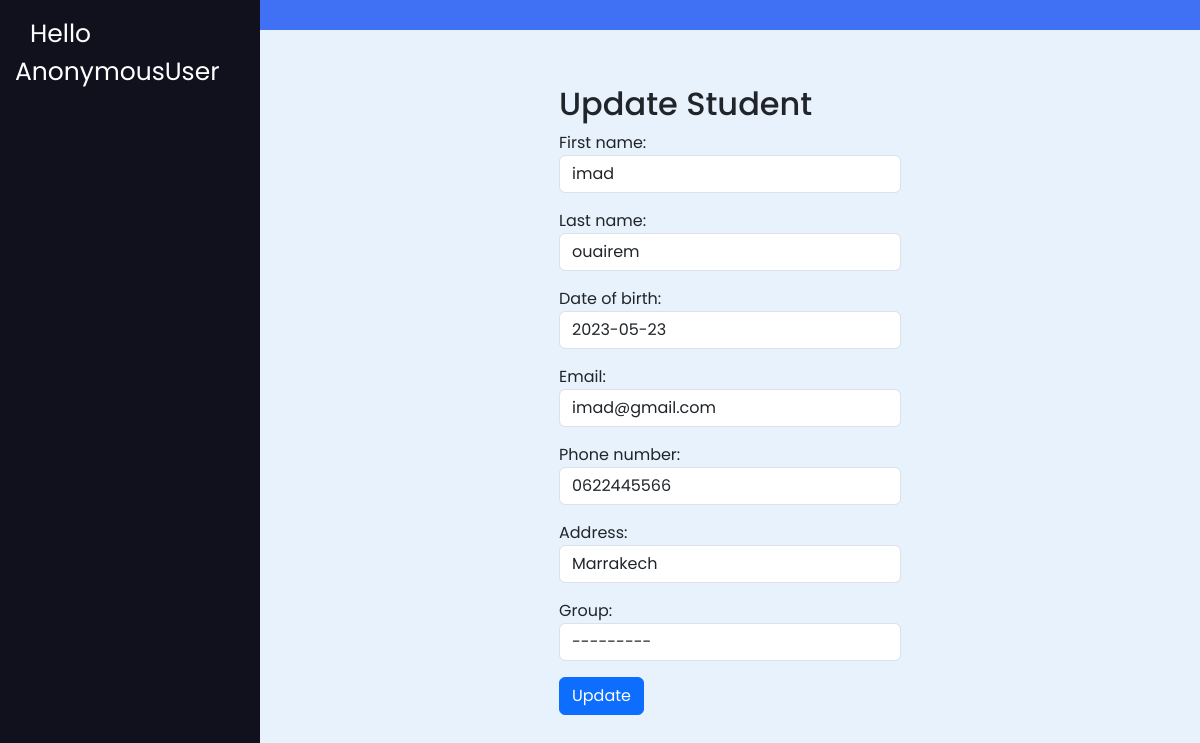
Page /update_student/1 on the earlier database version.
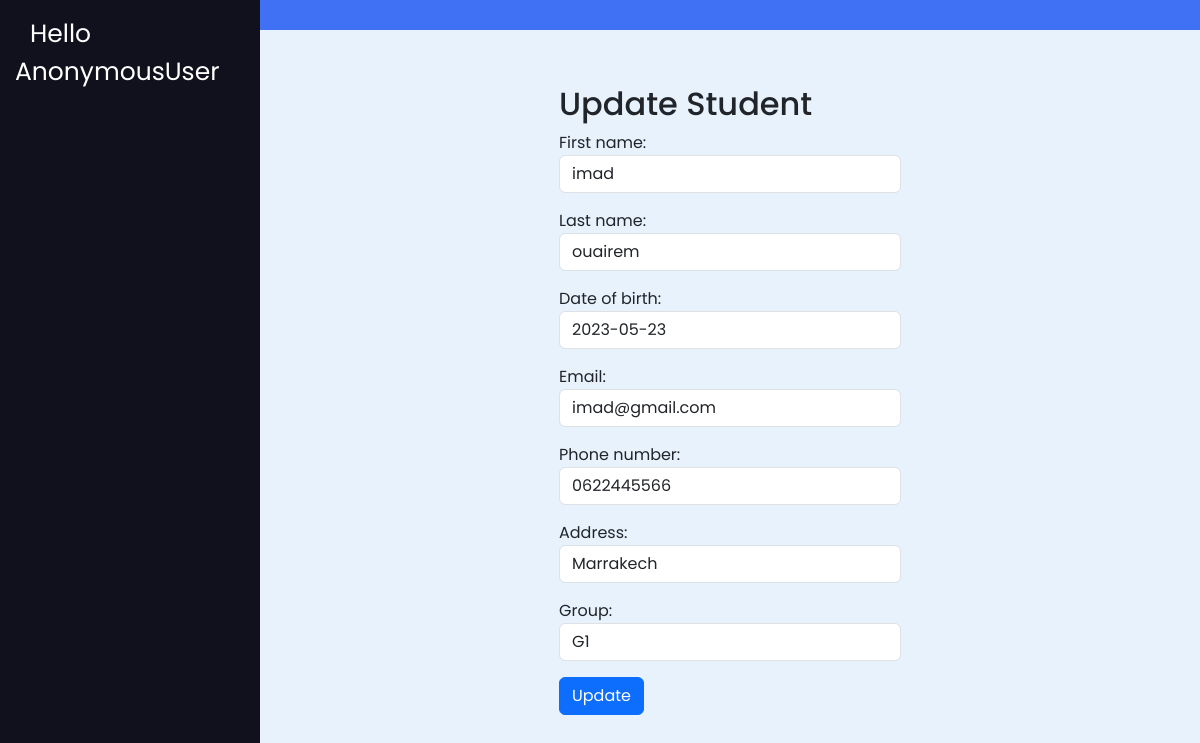
Same page on the later database version.
### exam_app/models.py (models this page shows, shortened)
class Student(models.Model):
    first_name = models.CharField(max_length=100)
    last_name = models.CharField(max_length=100)
    date_of_birth = models.DateField()
    email = models.EmailField()
    phone_number = models.CharField(max_length=20)
    address = models.CharField(max_length=255)
    group = models.ForeignKey(Group, on_delete=models.CASCADE, null=True)

### exam_app/views.py (the view)
# urls.py: path('update_student/<int:id>', updateStudentView, name="update_student"),
def updateStudentView(request, id):
    student = get_object_or_404(Student, id=id)
    if request.method == "POST":
        form = UpdateStudentForm(request.POST, instance=student)
        if form.is_valid():
            form.save()
            return redirect("list_students")
    else:
        form = UpdateStudentForm(instance=student)
    return render(request, "update_student.html", {"form": form})

### exam_app/forms.py
class UpdateStudentForm(forms.ModelForm):
    class Meta:
        model = Student
        fields = ['first_name', 'last_name', 'date_of_birth', 'email', 'phone_number', 'address', 'group']
    def __init__(self, *args, **kwargs):
        super().__init__(*args, **kwargs)
        for visible in self.visible_fields():
            visible.field.widget.attrs['class'] = 'form-control mn-2'

### exam_app/models.py (called while the page is built)
    def __str__(self):
        return f"{self.name}"

### exam_app/templates/update_student.html (shortened to what this page needs)
{% extends "base.html" %}
{% block content %}
  <form method="POST" >
    <h2>Update Student</h2>
    {{ form.as_p }}
    <button class="btn btn-primary" type="submit">Update</button>
  </form>
{% endblock content %}

Differences in the rows shown:
changed Student "imad": group "---------" → "G1"
